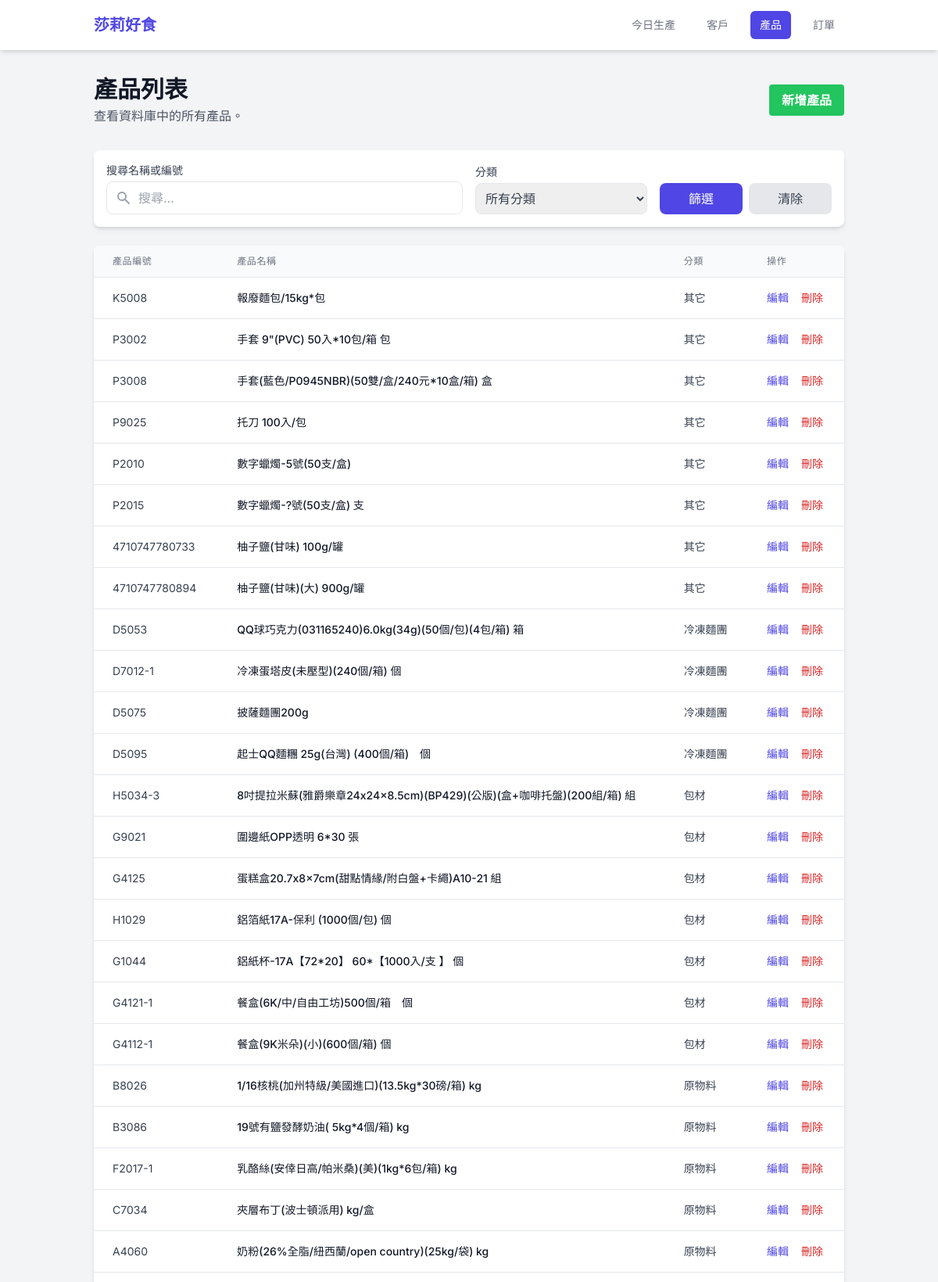
/products.php (upper part), run on the app's committed database.
### tables this page shows
CREATE TABLE `item` (
  `id` int(11) NOT NULL,
  `item_code` varchar(30) NOT NULL,
  `item_name` varchar(255) NOT NULL,
  `category` varchar(50) NOT NULL
);

### products.php (the view, shortened to what this page needs)
<?php
require_once 'connection.php';
$search_term = isset($_GET['search']) ? trim($_GET['search']) : '';
$sql = "SELECT `id`, `item_code`, `item_name`, `category` FROM item";
$sql .= " ORDER BY category, item_name ASC";
$stmt = $conn->prepare($sql);
$stmt->execute();
$result = $stmt->get_result();
require_once 'template/header.php';
?>
    <div class="container mx-auto p-4 sm:p-6 lg:p-8">
        <header class="mb-8 flex items-center justify-between">
            <div>
                <h1 class="text-3xl font-bold text-gray-900">產品列表</h1>
                <p class="text-gray-600 mt-1">查看資料庫中的所有產品。</p>
            </div>
            <a href="function/add_product.php" class="bg-green-500 hover:bg-green-600 text-white font-bold py-2 px-4 rounded focus:outline-none focus:shadow-outline">
                新增產品
            </a>
        </header>
        <div class="mb-6 bg-white p-4 rounded-lg shadow-md">
            <form action="products.php" method="GET" class="grid grid-cols-1 md:grid-cols-4 gap-4 items-end">
                <div class="md:col-span-2">
                    <label for="search" class="block text-sm font-medium text-gray-700 mb-1">搜尋名稱或編號</label>
                    <div class="relative">
                        <input type="search" id="search" name="search" placeholder="搜尋..." class="w-full pl-10 pr-4 py-2 border rounded-lg text-gray-700 focus:outline-none focus:ring-2 focus:ring-indigo-500" value="<?php echo htmlspecialchars($search_term); ?>">
                        <div class="absolute inset-y-0 left-0 pl-3 flex items-center pointer-events-none">
                        </div>
                    </div>
                </div>
                <div>
                    <label for="category" class="block text-sm font-medium text-gray-700 mb-1">分類</label>
                    <select id="category" name="category" class="w-full p-2 border rounded-lg text-gray-700 focus:outline-none focus:ring-2 focus:ring-indigo-500">
                        <option value="">所有分類</option>
                    </select>
                </div>
                <div class="flex items-center gap-2">
                    <button type="submit" class="w-full bg-indigo-600 text-white px-4 py-2 rounded-lg hover:bg-indigo-700">篩選</button>
                    <a href="products.php" class="w-full text-center bg-gray-200 text-gray-700 px-4 py-2 rounded-lg hover:bg-gray-300">清除</a>
                </div>
            </form>
        </div>
        <div class="bg-white rounded-lg shadow-md overflow-hidden">
            <div class="overflow-x-auto">
                <table class="w-full table-auto">
                    <thead class="bg-gray-50 border-b border-gray-200">
                        <tr>
                            <th class="px-6 py-3 text-left text-xs font-medium text-gray-500 uppercase tracking-wider">產品編號</th>
                            <th class="px-6 py-3 text-left text-xs font-medium text-gray-500 uppercase tracking-wider">產品名稱</th>
                            <th class="px-6 py-3 text-left text-xs font-medium text-gray-500 uppercase tracking-wider">分類</th>
                            <th class="px-6 py-3 text-left text-xs font-medium text-gray-500 uppercase tracking-wider">操作</th>
                        </tr>
                    </thead>
                    <tbody class="divide-y divide-gray-200">
                        <?php
                        if ($result->num_rows > 0) {
                            while($row = $result->fetch_assoc()) {
                                echo "<tr>";
                                echo "<td class='px-6 py-4 whitespace-nowrap text-sm text-gray-700'>" . htmlspecialchars($row["item_code"]) . "</td>";
                                echo "<td class='px-6 py-4 whitespace-nowrap text-sm font-medium text-gray-900'>" . htmlspecialchars($row['item_name']) . "</td>";
                                echo "<td class='px-6 py-4 whitespace-nowrap text-sm text-gray-700'>" . htmlspecialchars($row["category"]) . "</td>";
                                echo "<td class='px-6 py-4 whitespace-nowrap text-sm font-medium'>";
                                echo "<a href='function/edit_product.php?id=" . htmlspecialchars($row['id']) . "' class='text-indigo-600 hover:text-indigo-900'>編輯</a>";
                                echo "<a href='function/delete_product.php?id=" . htmlspecialchars($row['id']) . "' class='text-red-600 hover:text-red-900 ml-4' onclick='return confirm(\"您確定要刪除這個產品嗎？\");'>刪除</a>";
                                echo "</td>";
                                echo "</tr>";
                            }
                        } else {
                            echo "<tr><td colspan='4' class='text-center px-6 py-4 text-gray-500'>找不到符合篩選條件的產品。</td></tr>";
                        }
                        ?>
                    </tbody>
                </table>
            </div>
        </div>
    </div>
<?php
require_once 'template/footer.php';
?>

### template/header.php (style rules this page uses)
body { font-family: 'Inter', sans-serif; }

### data on the page
item: item_code "K5008", item_name "報廢麵包/15kg*包", category "其它"
item: item_code "P3002", item_name "手套 9\"(PVC) 50入*10包/箱 包", category "其它"
item: item_code "P3008", item_name "手套(藍色/P0945NBR)(50雙/盒/240元*10盒/箱) 盒", category "其它"
item: item_code "P9025", item_name "托刀 100入/包", category "其它"
item: item_code "P2010", item_name "數字蠟燭-5號(50支/盒)", category "其它"
item: item_code "P2015", item_name "數字蠟燭-?號(50支/盒) 支", category "其它"
item: item_code "4710747780733", item_name "柚子鹽(甘味) 100g/罐", category "其它"
item: item_code "4710747780894", item_name "柚子鹽(甘味)(大) 900g/罐", category "其它"
item: item_code "D5053", item_name "QQ球巧克力(031165240)6.0kg(34g)(50個/包)(4包/箱) 箱", category "冷凍麵團"
item: item_code "D7012-1", item_name "冷凍蛋塔皮(未壓型)(240個/箱) 個", category "冷凍麵團"
item: item_code "D5075", item_name "披薩麵團200g", category "冷凍麵團"
item: item_code "D5095", item_name "起士QQ麵糰 25g(台灣) (400個/箱) 個", category "冷凍麵團"
item: item_code "H5034-3", item_name "8吋提拉米蘇(雅爵樂章24x24x8.5cm)(BP429)(公版)(盒+咖啡托盤)(200組/箱) 組", category "包材"
item: item_code "G9021", item_name "圍邊紙OPP透明 6*30 張", category "包材"
item: item_code "G4125", item_name "蛋糕盒20.7x8x7cm(甜點情緣/附白盤+卡繩)A10-21 組", category "包材"
item: item_code "H1029", item_name "鋁箔紙17A-保利 (1000個/包) 個", category "包材"
item: item_code "G1044", item_name "鋁紙杯-17A【72*20】 60*【1000入/支 】 個", category "包材"
item: item_code "G4121-1", item_name "餐盒(6K/中/自由工坊)500個/箱 個", category "包材"
item: item_code "G4112-1", item_name "餐盒(9K米朵)(小)(600個/箱) 個", category "包材"
item: item_code "B8026", item_name "1/16核桃(加州特級/美國進口)(13.5kg*30磅/箱) kg", category "原物料"
item: item_code "B3086", item_name "19號有鹽發酵奶油( 5kg*4個/箱) kg", category "原物料"
item: item_code "F2017-1", item_name "乳酪絲(安倖日高/帕米桑)(美)(1kg*6包/箱) kg", category "原物料"
item: item_code "C7034", item_name "夾層布丁(波士頓派用) kg/盒", category "原物料"
item: item_code "A4060", item_name "奶粉(26%全脂/紐西蘭/open country)(25kg/袋) kg", category "原物料"
